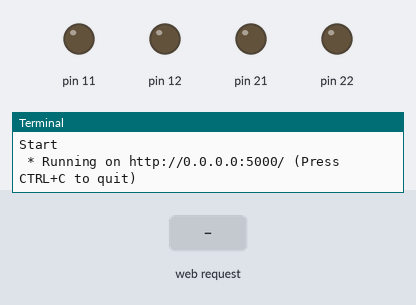
This program was run on a simulated Raspberry Pi (header pin numbers). Parts: output pins drawn as LEDs (lit = HIGH), the last lines printed to the terminal. Inputs (shaded band) come from the test bench. The clock reads 2024-03-15 10:24:30 at power-on unless the program sets it.

Above: at 1.2 s.
1.3 s: HTTP request for /forward received
At 2.4 s:
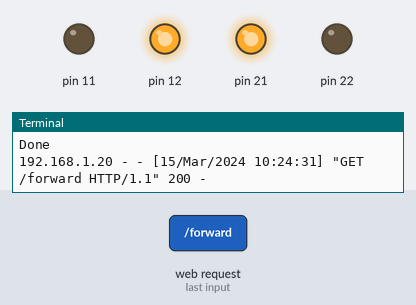
2.8 s: HTTP request for /reverse received
At 3.6 s:
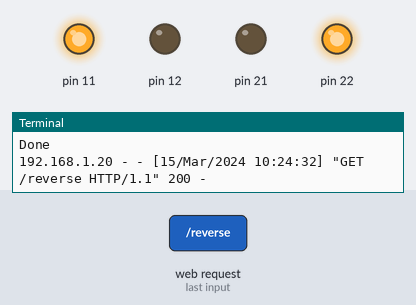
4.3 s: HTTP request for /right received
At 4.7 s:
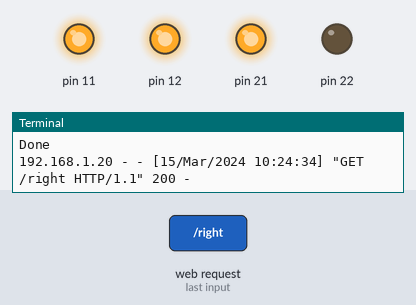
5.8 s: HTTP request for /left received
At 7.0 s:
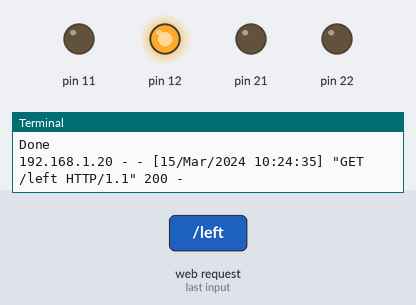
7.3 s: HTTP request for /stop received
At 8.2 s:
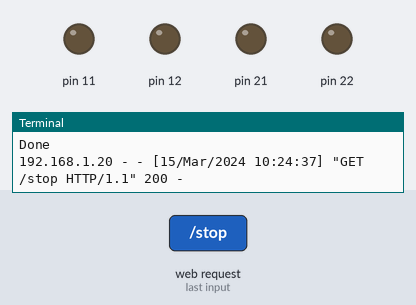
Timing chart, 0 to 10.3 s (numbered marks = the images above; inputs shaded):
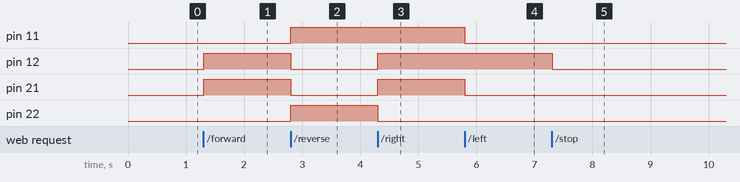

The program:

motor_car.py
```python
from flask import Flask
from flask import render_template, request
import RPi.GPIO as GPIO
import time


app = Flask(__name__)

def init():
    GPIO.setwarnings(False)
    GPIO.setmode(GPIO.BOARD)
    GPIO.setup(11, GPIO.OUT)
    GPIO.setup(12, GPIO.OUT)
    GPIO.setup(21, GPIO.OUT)
    GPIO.setup(22, GPIO.OUT)
    print ("Done")
a=1
@app.route("/")
def index():
    return render_template('robot.html')

@app.route('/forward')
def forward():
    init()
    GPIO.output(11,False)
    GPIO.output(12,True)
    GPIO.output(21,True)
    GPIO.output(22,False)
    return 'true'

@app.route('/reverse')
def reverse():
    init()
    GPIO.output(11,True)
    GPIO.output(12,False)
    GPIO.output(21,False)
    GPIO.output(22,True)
    return 'true'

@app.route('/right')
def right():
    init()
    GPIO.output(11,True)
    GPIO.output(12,True)
    GPIO.output(21,True)
    GPIO.output(22,False)
    return 'true'

@app.route('/left')
def left():
    init()
    GPIO.output(11,False)
    GPIO.output(12,True)
    GPIO.output(21,False)
    GPIO.output(22,False)
    return 'true'

@app.route('/stop')
def stop():
    init()
    data1="STOP"
    GPIO.output(11 , 0)
    GPIO.output(12 , 0)
    GPIO.output(21 , 0)
    GPIO.output(22 , 0)
    return  'true'


if __name__ == "__main__":
 print ("Start")
 app.run(host='0.0.0.0',port=5000)
```

Measured:
- after the input at 1.3 s, pin 12, pin 21: LOW → HIGH at once
- after the input at 2.8 s, pin 11, pin 22: LOW → HIGH at once; pin 12, pin 21: HIGH → LOW at once
- after the input at 4.3 s, pin 12, pin 21: LOW → HIGH at once; pin 22: HIGH → LOW at once
- after the input at 5.8 s, pin 11, pin 21: HIGH → LOW at once
- after the input at 7.3 s, pin 12: HIGH → LOW at once
